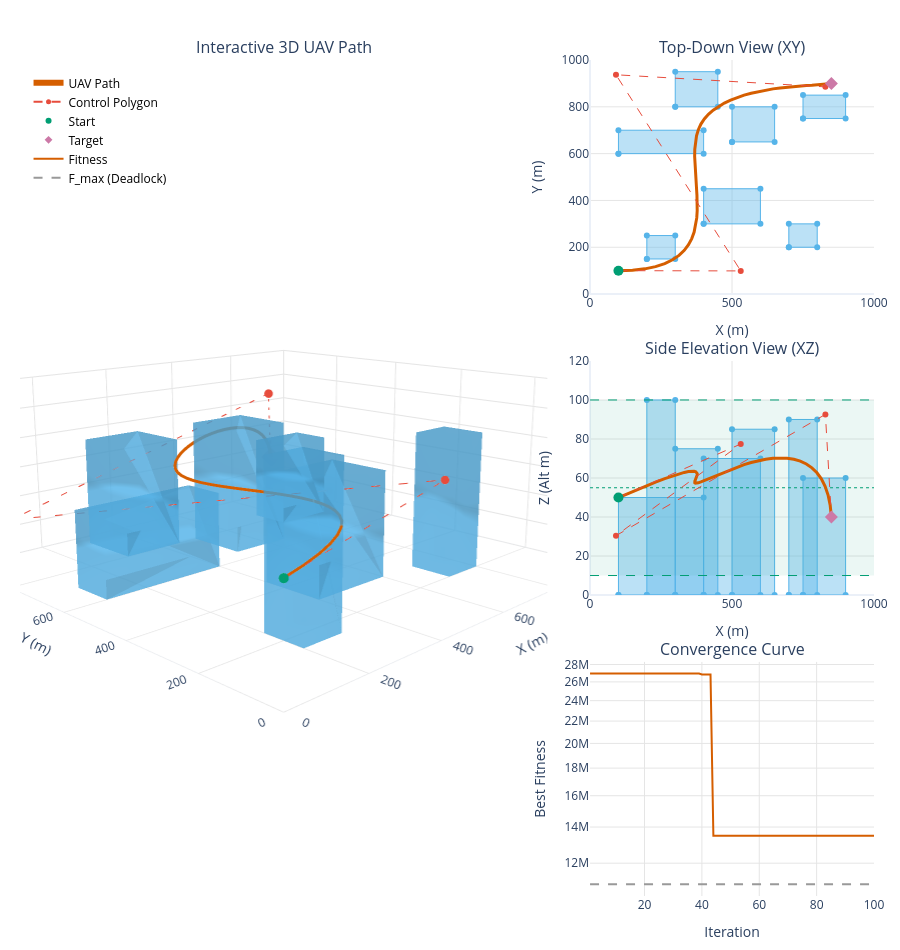
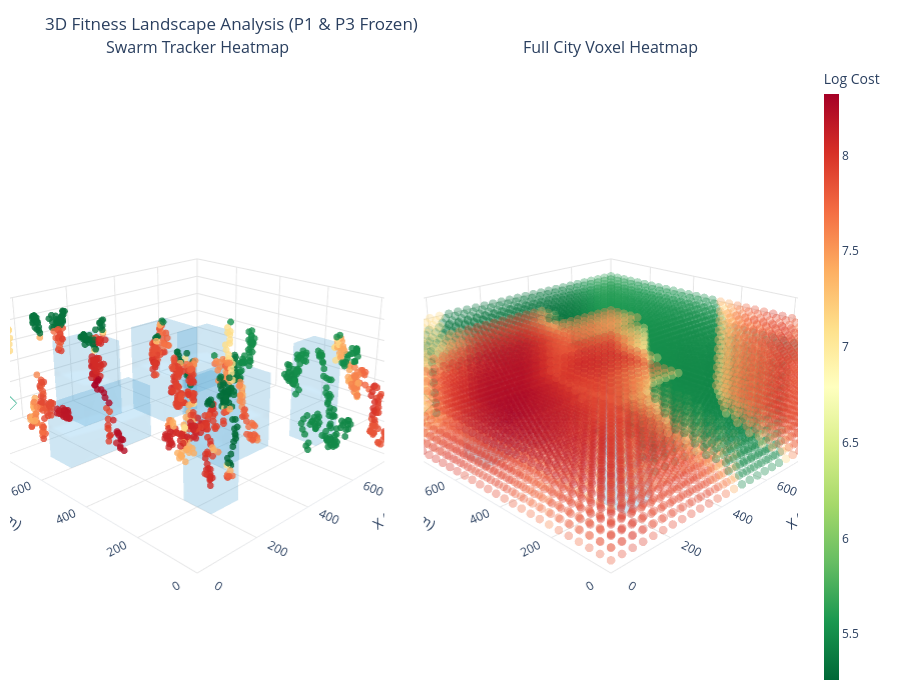
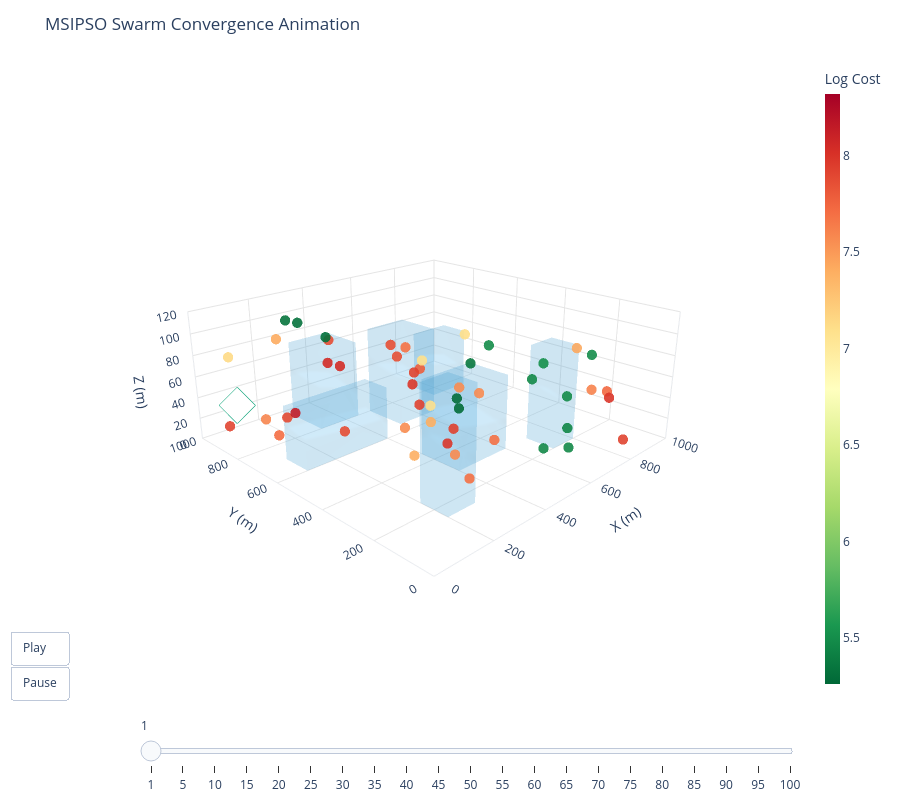

The notebook cell these images were saved under, in order:
### Code cell
# --- 5: Execution ---
if __name__ == "__main__":
    print("═" * 62)
    print("  MSIPSO – UAV PATH PLANNING  (Interactive Plotly)")
    print(f"  Particles={N_PARTICLES}   Iterations={T_MAX}")
    print(f"  F_thresh={F_THRESH:.2f}")
    print("═" * 62 + "\n")

    gbest_pos, gbest_fit, best_path, history, swarm_p2_history, swarm_iterations = run_msipso(seed=42, verbose=True)
    
    verify_all(gbest_pos)
    print_summary(gbest_pos, gbest_fit, best_path, history)
    
    plot_results_plotly(best_path, history, gbest_pos)
    plot_combined_heatmaps(swarm_p2_history, swarm_iterations, gbest_pos)
    animate_swarm_convergence(swarm_p2_history, swarm_iterations, gbest_pos)

### Figure 1 — Plotly figure (JSON) as saved in the notebook; plotly's stock layout.template omitted (floating-point values rounded to 4 significant figures)
{"data": [{"alphahull": 0, "color": "#56B4E9", "hoverinfo": "skip", "opacity": 0.6, "scene": "scene", "type": "mesh3d", "x": [200, 200, 300, 300, 200, 200, 300, 300], "y": [150, 250, 250, 150, 150, 250, 250, 150], "z": [0, 0, 0, 0, 100, 100, 100, 100]}, {"fill": "toself", "fillcolor": "rgba(86, 180, 233, 0.4)", "hoverinfo": "skip", "line": {"color": "#56B4E9", "width": 1}, "showlegend": false, "type": "scatter", "x": [200, 300, 300, 200, 200], "xaxis": "x", "y": [150, 150, 250, 250, 150], "yaxis": "y"}, {"fill": "toself", "fillcolor": "rgba(86, 180, 233, 0.4)", "hoverinfo": "skip", "line": {"color": "#56B4E9", "width": 1}, "showlegend": false, "type": "scatter", "x": [200, 300, 300, 200, 200], "xaxis": "x2", "y": [0, 0, 100, 100, 0], "yaxis": "y2"}, {"alphahull": 0, "color": "#56B4E9", "hoverinfo": "skip", "opacity": 0.6, "scene": "scene", "type": "mesh3d", "x": [400, 400, 600, 600, 400, 400, 600, 600], "y": [300, 450, 450, 300, 300, 450, 450, 300], "z": [0, 0, 0, 0, 70, 70, 70, 70]}, {"fill": "toself", "fillcolor": "rgba(86, 180, 233, 0.4)", "hoverinfo": "skip", "line": {"color": "#56B4E9", "width": 1}, "showlegend": false, "type": "scatter", "x": [400, 600, 600, 400, 400], "xaxis": "x", "y": [300, 300, 450, 450, 300], "yaxis": "y"}, {"fill": "toself", "fillcolor": "rgba(86, 180, 233, 0.4)", "hoverinfo": "skip", "line": {"color": "#56B4E9", "width": 1}, "showlegend": false, "type": "scatter", "x": [400, 600, 600, 400, 400], "xaxis": "x2", "y": [0, 0, 70, 70, 0], "yaxis": "y2"}, {"alphahull": 0, "color": "#56B4E9", "hoverinfo": "skip", "opacity": 0.6, "scene": "scene", "type": "mesh3d", "x": [700, 700, 800, 800, 700, 700, 800, 800], "y": [200, 300, 300, 200, 200, 300, 300, 200], "z": [0, 0, 0, 0, 90, 90, 90, 90]}, {"fill": "toself", "fillcolor": "rgba(86, 180, 233, 0.4)", "hoverinfo": "skip", "line": {"color": "#56B4E9", "width": 1}, "showlegend": false, "type": "scatter", "x": [700, 800, 800, 700, 700], "xaxis": "x", "y": [200, 200, 300, 300, 200], "yaxis": "y"}, {"fill": "toself", "fillcolor": "rgba(86, 180, 233, 0.4)", "hoverinfo": "skip", "line": {"color": "#56B4E9", "width": 1}, "showlegend": false, "type": "scatter", "x": [700, 800, 800, 700, 700], "xaxis": "x2", "y": [0, 0, 90, 90, 0], "yaxis": "y2"}, {"alphahull": 0, "color": "#56B4E9", "hoverinfo": "skip", "opacity": 0.6, "scene": "scene", "type": "mesh3d", "x": [100, 100, 400, 400, 100, 100, 400, 400], "y": [600, 700, 700, 600, 600, 700, 700, 600], "z": [0, 0, 0, 0, 50, 50, 50, 50]}, {"fill": "toself", "fillcolor": "rgba(86, 180, 233, 0.4)", "hoverinfo": "skip", "line": {"color": "#56B4E9", "width": 1}, "showlegend": false, "type": "scatter", "x": [100, 400, 400, 100, 100], "xaxis": "x", "y": [600, 600, 700, 700, 600], "yaxis": "y"}, {"fill": "toself", "fillcolor": "rgba(86, 180, 233, 0.4)", "hoverinfo": "skip", "line": {"color": "#56B4E9", "width": 1}, "showlegend": false, "type": "scatter", "x": [100, 400, 400, 100, 100], "xaxis": "x2", "y": [0, 0, 50, 50, 0], "yaxis": "y2"}, {"alphahull": 0, "color": "#56B4E9", "hoverinfo": "skip", "opacity": 0.6, "scene": "scene", "type": "mesh3d", "x": [500, 500, 650, 650, 500, 500, 650, 650], "y": [650, 800, 800, 650, 650, 800, 800, 650], "z": [0, 0, 0, 0, 85, 85, 85, 85]}, {"fill": "toself", "fillcolor": "rgba(86, 180, 233, 0.4)", "hoverinfo": "skip", "line": {"color": "#56B4E9", "width": 1}, "showlegend": false, "type": "scatter", "x": [500, 650, 650, 500, 500], "xaxis": "x", "y": [650, 650, 800, 800, 650], "yaxis": "y"}, {"fill": "toself", "fillcolor": "rgba(86, 180, 233, 0.4)", "hoverinfo": "skip", "line": {"color": "#56B4E9", "width": 1}, "showlegend": false, "type": "scatter", "x": [500, 650, 650, 500, 500], "xaxis": "x2", "y": [0, 0, 85, 85, 0], "yaxis": "y2"}, {"alphahull": 0, "color": "#56B4E9", "hoverinfo": "skip", "opacity": 0.6, "scene": "scene", "type": "mesh3d", "x": [750, 750, 900, 900, 750, 750, 900, 900], "y": [750, 850, 850, 750, 750, 850, 850, 750], "z": [0, 0, 0, 0, 60, 60, 60, 60]}, {"fill": "toself", "fillcolor": "rgba(86, 180, 233, 0.4)", "hoverinfo": "skip", "line": {"color": "#56B4E9", "width": 1}, "showlegend": false, "type": "scatter", "x": [750, 900, 900, 750, 750], "xaxis": "x", "y": [750, 750, 850, 850, 750], "yaxis": "y"}, {"fill": "toself", "fillcolor": "rgba(86, 180, 233, 0.4)", "hoverinfo": "skip", "line": {"color": "#56B4E9", "width": 1}, "showlegend": false, "type": "scatter", "x": [750, 900, 900, 750, 750], "xaxis": "x2", "y": [0, 0, 60, 60, 0], "yaxis": "y2"}, {"alphahull": 0, "color": "#56B4E9", "hoverinfo": "skip", "opacity": 0.6, "scene": "scene", "type": "mesh3d", "x": [300, 300, 450, 450, 300, 300, 450, 450], "y": [800, 950, 950, 800, 800, 950, 950, 800], "z": [0, 0, 0, 0, 75, 75, 75, 75]}, {"fill": "toself", "fillcolor": "rgba(86, 180, 233, 0.4)", "hoverinfo": "skip", "line": {"color": "#56B4E9", "width": 1}, "showlegend": false, "type": "scatter", "x": [300, 450, 450, 300, 300], "xaxis": "x", "y": [800, 800, 950, 950, 800], "yaxis": "y"}, {"fill": "toself", "fillcolor": "rgba(86, 180, 233, 0.4)", "hoverinfo": "skip", "line": {"color": "#56B4E9", "width": 1}, "showlegend": false, "type": "scatter", "x": [300, 450, 450, 300, 300], "xaxis": "x2", "y": [0, 0, 75, 75, 0], "yaxis": "y2"}, {"fill": "toself", "fillcolor": "rgba(0, 158, 115, 0.08)", "hoverinfo": "skip", "line": {"color": "rgba(255,255,255,0)", "width": 0}, "showlegend": false, "type": "scatter", "x": [0, 1000, 1000, 0, 0], "xaxis": "x2", "y": [10, 10, 100, 100, 10], "yaxis": "y2"}, {"hoverinfo": "skip", "line": {"color": "#009E73", "dash": "dash", "width": 1}, "mode": "lines", "showlegend": false, "type": "scatter", "x": [0, 1000], "xaxis": "x2", "y": [10, 10], "yaxis": "y2"}, {"hoverinfo": "skip", "line": {"color": "#009E73", "dash": "dash", "width": 1}, "mode": "lines", "showlegend": false, "type": "scatter", "x": [0, 1000], "xaxis": "x2", "y": [100, 100], "yaxis": "y2"}, {"hoverinfo": "skip", "line": {"color": "#009E73", "dash": "dot", "width": 1}, "mode": "lines", "showlegend": false, "type": "scatter", "x": [0, 1000], "xaxis": "x2", "y": [55, 55], "yaxis": "y2"}, {"line": {"color": "#D55E00", "width": 6}, "mode": "lines", "name": "UAV Path", "scene": "scene", "type": "scatter3d", "x": [100.0, 149.6, 193.0, 230.7, 263.1, 290.5, 313.3, 331.9, 346.8, 358.2, 366.6, 372.3, 375.8, 377.4, 377.5, 376.5, 374.8, 372.7, 370.7, 369.1, 368.4, 368.9, 370.9, 374.9, 381.3, 390.5, 402.4, 416.9, 433.6, 452.4, 473.0, 495.0, 518.3, 542.6, 567.5, 593.0, 618.6, 644.1, 669.4, 694.0, 717.8, 740.4, 761.7, 781.3, 799.1, 814.6, 827.8, 838.2, 845.7, 850.0], "y": [100.0, 101.9, 107.8, 117.3, 130.3, 146.4, 165.4, 187.0, 211.0, 237.1, 265.0, 294.5, 325.3, 357.2, 389.8, 423.0, 456.4, 489.9, 523.1, 555.8, 587.7, 618.5, 648.1, 676.1, 702.2, 726.3, 748.2, 768.0, 785.9, 801.9, 816.2, 828.9, 840.0, 849.8, 858.2, 865.4, 871.5, 876.6, 880.8, 884.3, 887.1, 889.4, 891.1, 892.6, 893.8, 894.9, 895.9, 897.0, 898.4, 900.0], "z": [50.0, 53.11, 55.74, 57.92, 59.7, 61.09, 62.13, 62.86, 63.29, 63.48, 63.44, 63.22, 62.83, 62.32, 61.72, 61.05, 60.36, 59.66, 59.0, 58.4, 57.91, 57.54, 57.33, 57.31, 57.52, 57.99, 58.7, 59.62, 60.7, 61.89, 63.15, 64.43, 65.7, 66.89, 67.98, 68.9, 69.63, 70.1, 70.29, 70.13, 69.59, 68.62, 67.18, 65.22, 62.69, 59.56, 55.76, 51.27, 46.03, 40.0]}, {"line": {"color": "#e74c3c", "dash": "dash", "width": 2}, "marker": {"color": "#e74c3c", "size": 5}, "mode": "lines+markers", "name": "Control Polygon", "scene": "scene", "type": "scatter3d", "x": [100.0, 530.7, 91.3, 828.8, 850.0], "y": [100.0, 98.99, 936.9, 885.2, 900.0], "z": [50.0, 77.41, 30.43, 92.6, 40.0]}, {"marker": {"color": "#009E73", "size": 6}, "mode": "markers", "name": "Start", "scene": "scene", "type": "scatter3d", "x": [100], "y": [100], "z": [50]}, {"marker": {"color": "#CC79A7", "size": 6, "symbol": "diamond"}, "mode": "markers", "name": "Target", "scene": "scene", "type": "scatter3d", "x": [850], "y": [900], "z": [40]}, {"line": {"color": "#D55E00", "width": 3}, "mode": "lines", "showlegend": false, "type": "scatter", "x": [100.0, 149.6, 193.0, 230.7, 263.1, 290.5, 313.3, 331.9, 346.8, 358.2, 366.6, 372.3, 375.8, 377.4, 377.5, 376.5, 374.8, 372.7, 370.7, 369.1, 368.4, 368.9, 370.9, 374.9, 381.3, 390.5, 402.4, 416.9, 433.6, 452.4, 473.0, 495.0, 518.3, 542.6, 567.5, 593.0, 618.6, 644.1, 669.4, 694.0, 717.8, 740.4, 761.7, 781.3, 799.1, 814.6, 827.8, 838.2, 845.7, 850.0], "xaxis": "x", "y": [100.0, 101.9, 107.8, 117.3, 130.3, 146.4, 165.4, 187.0, 211.0, 237.1, 265.0, 294.5, 325.3, 357.2, 389.8, 423.0, 456.4, 489.9, 523.1, 555.8, 587.7, 618.5, 648.1, 676.1, 702.2, 726.3, 748.2, 768.0, 785.9, 801.9, 816.2, 828.9, 840.0, 849.8, 858.2, 865.4, 871.5, 876.6, 880.8, 884.3, 887.1, 889.4, 891.1, 892.6, 893.8, 894.9, 895.9, 897.0, 898.4, 900.0], "yaxis": "y"}, {"line": {"color": "#e74c3c", "dash": "dash", "width": 1}, "marker": {"color": "#e74c3c", "size": 6}, "mode": "lines+markers", "showlegend": false, "type": "scatter", "x": [100.0, 530.7, 91.3, 828.8, 850.0], "xaxis": "x", "y": [100.0, 98.99, 936.9, 885.2, 900.0], "yaxis": "y"}, {"marker": {"color": "#009E73", "size": 10}, "mode": "markers", "showlegend": false, "type": "scatter", "x": [100], "xaxis": "x", "y": [100], "yaxis": "y"}, {"marker": {"color": "#CC79A7", "size": 10, "symbol": "diamond"}, "mode": "markers", "showlegend": false, "type": "scatter", "x": [850], "xaxis": "x", "y": [900], "yaxis": "y"}, {"line": {"color": "#D55E00", "width": 3}, "mode": "lines", "showlegend": false, "type": "scatter", "x": [100.0, 149.6, 193.0, 230.7, 263.1, 290.5, 313.3, 331.9, 346.8, 358.2, 366.6, 372.3, 375.8, 377.4, 377.5, 376.5, 374.8, 372.7, 370.7, 369.1, 368.4, 368.9, 370.9, 374.9, 381.3, 390.5, 402.4, 416.9, 433.6, 452.4, 473.0, 495.0, 518.3, 542.6, 567.5, 593.0, 618.6, 644.1, 669.4, 694.0, 717.8, 740.4, 761.7, 781.3, 799.1, 814.6, 827.8, 838.2, 845.7, 850.0], "xaxis": "x2", "y": [50.0, 53.11, 55.74, 57.92, 59.7, 61.09, 62.13, 62.86, 63.29, 63.48, 63.44, 63.22, 62.83, 62.32, 61.72, 61.05, 60.36, 59.66, 59.0, 58.4, 57.91, 57.54, 57.33, 57.31, 57.52, 57.99, 58.7, 59.62, 60.7, 61.89, 63.15, 64.43, 65.7, 66.89, 67.98, 68.9, 69.63, 70.1, 70.29, 70.13, 69.59, 68.62, 67.18, 65.22, 62.69, 59.56, 55.76, 51.27, 46.03, 40.0], "yaxis": "y2"}, {"line": {"color": "#e74c3c", "dash": "dash", "width": 1}, "marker": {"color": "#e74c3c", "size": 6}, "mode": "lines+markers", "showlegend": false, "type": "scatter", "x": [100.0, 530.7, 91.3, 828.8, 850.0], "xaxis": "x2", "y": [50.0, 77.41, 30.43, 92.6, 40.0], "yaxis": "y2"}, {"marker": {"color": "#009E73", "size": 10}, "mode": "markers", "showlegend": false, "type": "scatter", "x": [100], "xaxis": "x2", "y": [50], "yaxis": "y2"}, {"marker": {"color": "#CC79A7", "size": 10, "symbol": "diamond"}, "mode": "markers", "showlegend": false, "type": "scatter", "x": [850], "xaxis": "x2", "y": [40], "yaxis": "y2"}, {"line": {"color": "#D55E00", "width": 2}, "mode": "lines", "name": "Fitness", "type": "scatter", "x": [1, 2, 3, 4, 5, 6, 7, 8, 9, 10, 11, 12, 13, 14, 15, 16, 17, 18, 19, 20, 21, 22, 23, 24, 25, 26, 27, 28, 29, 30, 31, 32, 33, 34, 35, 36, 37, 38, 39, 40, 41, 42, 43, 44, 45, 46, 47, 48, 49, 50, 51, 52, 53, 54, 55, 56, 57, 58, 59, 60, 61, 62, 63, 64, 65, 66, 67, 68, 69, 70, 71, 72, 73, 74, 75, 76, 77, 78, 79, 80, 81, 82, 83, 84, 85, 86, 87, 88, 89, 90, 91, 92, 93, 94, 95, 96, 97, 98, 99, 100], "xaxis": "x3", "y": [26930000.0, 26930000.0, 26930000.0, 26930000.0, 26930000.0, 26930000.0, 26930000.0, 26930000.0, 26930000.0, 26930000.0, 26930000.0, 26930000.0, 26930000.0, 26930000.0, 26930000.0, 26930000.0, 26930000.0, 26930000.0, 26930000.0, 26930000.0, 26930000.0, 26930000.0, 26930000.0, 26930000.0, 26930000.0, 26930000.0, 26930000.0, 26930000.0, 26930000.0, 26930000.0, 26930000.0, 26930000.0, 26930000.0, 26930000.0, 26930000.0, 26930000.0, 26930000.0, 26930000.0, 26930000.0, 26830000.0, 26830000.0, 26830000.0, 26830000.0, 13490000.0, 13490000.0, 13490000.0, 13490000.0, 13490000.0, 13490000.0, 13490000.0, 13490000.0, 13490000.0, 13490000.0, 13490000.0, 13490000.0, 13490000.0, 13490000.0, 13490000.0, 13490000.0, 13490000.0, 13490000.0, 13490000.0, 13490000.0, 13490000.0, 13490000.0, 13490000.0, 13490000.0, 13490000.0, 13490000.0, 13490000.0, 13490000.0, 13490000.0, 13490000.0, 13490000.0, 13490000.0, 13490000.0, 13490000.0, 13490000.0, 13490000.0, 13490000.0, 13490000.0, 13490000.0, 13490000.0, 13490000.0, 13490000.0, 13490000.0, 13490000.0, 13490000.0, 13490000.0, 13490000.0, 13490000.0, 13490000.0, 13490000.0, 13490000.0, 13490000.0, 13490000.0, 13490000.0, 13490000.0, 13490000.0, 13490000.0], "yaxis": "y3"}, {"line": {"color": "#999999", "dash": "dash"}, "mode": "lines", "name": "F_max (Deadlock)", "type": "scatter", "x": [1, 100], "xaxis": "x3", "y": [10970000.0, 10970000.0], "yaxis": "y3"}], "layout": {"annotations": [{"font": {"size": 16}, "showarrow": false, "text": "Interactive 3D UAV Path", "x": 0.3087, "xanchor": "center", "xref": "paper", "y": 1, "yanchor": "bottom", "yref": "paper"}, {"font": {"size": 16}, "showarrow": false, "text": "Top-Down View (XY)", "x": 0.8337, "xanchor": "center", "xref": "paper", "y": 1, "yanchor": "bottom", "yref": "paper"}, {"font": {"size": 16}, "showarrow": false, "text": "Side Elevation View (XZ)", "x": 0.8337, "xanchor": "center", "xref": "paper", "y": 0.64, "yanchor": "bottom", "yref": "paper"}, {"font": {"size": 16}, "showarrow": false, "text": "Convergence Curve", "x": 0.8337, "xanchor": "center", "xref": "paper", "y": 0.28, "yanchor": "bottom", "yref": "paper"}], "height": 950, "legend": {"bgcolor": "rgba(255, 255, 255, 0.8)", "font": {"color": "black"}, "x": 0.01, "y": 0.99}, "margin": {"b": 20, "l": 20, "r": 20, "t": 60}, "paper_bgcolor": "#ffffff", "plot_bgcolor": "#ffffff", "scene": {"aspectmode": "manual", "aspectratio": {"x": 1, "y": 1, "z": 0.4}, "camera": {"eye": {"x": -1.5, "y": -1.5, "z": 0.5}}, "domain": {"x": [0, 0.6175], "y": [0, 1]}, "xaxis": {"backgroundcolor": "#ffffff", "gridcolor": "#e5e5e5", "range": [0, 1000], "title": {"text": "X (m)"}}, "yaxis": {"backgroundcolor": "#ffffff", "gridcolor": "#e5e5e5", "range": [0, 1000], "title": {"text": "Y (m)"}}, "zaxis": {"backgroundcolor": "#ffffff", "gridcolor": "#e5e5e5", "range": [0, 120], "title": {"text": "Z (m)"}}}, "xaxis": {"anchor": "y", "domain": [0.6675, 1], "gridcolor": "#e5e5e5", "range": [0, 1000], "title": {"text": "X (m)"}}, "xaxis2": {"anchor": "y2", "domain": [0.6675, 1], "gridcolor": "#e5e5e5", "range": [0, 1000], "title": {"text": "X (m)"}}, "xaxis3": {"anchor": "y3", "domain": [0.6675, 1], "gridcolor": "#e5e5e5", "title": {"text": "Iteration"}}, "yaxis": {"anchor": "x", "domain": [0.72, 1], "gridcolor": "#e5e5e5", "range": [0, 1000], "title": {"text": "Y (m)"}}, "yaxis2": {"anchor": "x2", "domain": [0.36, 0.64], "gridcolor": "#e5e5e5", "range": [0, 120], "title": {"text": "Z (Alt m)"}}, "yaxis3": {"anchor": "x3", "domain": [0, 0.28], "gridcolor": "#e5e5e5", "title": {"text": "Best Fitness"}, "type": "log"}}}

### Figure 2 — Plotly figure (JSON) as saved in the notebook; plotly's stock layout.template omitted (floating-point values rounded to 4 significant figures; data arrays with more than 128 entries replaced by an {"elided": "..."} marker saying what was removed)
{"data": [{"alphahull": 0, "color": "#56B4E9", "hoverinfo": "skip", "opacity": 0.15, "scene": "scene", "type": "mesh3d", "x": [200, 200, 300, 300, 200, 200, 300, 300], "y": [150, 250, 250, 150, 150, 250, 250, 150], "z": [0, 0, 0, 0, 100, 100, 100, 100]}, {"alphahull": 0, "color": "#56B4E9", "hoverinfo": "skip", "opacity": 0.15, "scene": "scene2", "type": "mesh3d", "x": [200, 200, 300, 300, 200, 200, 300, 300], "y": [150, 250, 250, 150, 150, 250, 250, 150], "z": [0, 0, 0, 0, 100, 100, 100, 100]}, {"alphahull": 0, "color": "#56B4E9", "hoverinfo": "skip", "opacity": 0.15, "scene": "scene", "type": "mesh3d", "x": [400, 400, 600, 600, 400, 400, 600, 600], "y": [300, 450, 450, 300, 300, 450, 450, 300], "z": [0, 0, 0, 0, 70, 70, 70, 70]}, {"alphahull": 0, "color": "#56B4E9", "hoverinfo": "skip", "opacity": 0.15, "scene": "scene2", "type": "mesh3d", "x": [400, 400, 600, 600, 400, 400, 600, 600], "y": [300, 450, 450, 300, 300, 450, 450, 300], "z": [0, 0, 0, 0, 70, 70, 70, 70]}, {"alphahull": 0, "color": "#56B4E9", "hoverinfo": "skip", "opacity": 0.15, "scene": "scene", "type": "mesh3d", "x": [700, 700, 800, 800, 700, 700, 800, 800], "y": [200, 300, 300, 200, 200, 300, 300, 200], "z": [0, 0, 0, 0, 90, 90, 90, 90]}, {"alphahull": 0, "color": "#56B4E9", "hoverinfo": "skip", "opacity": 0.15, "scene": "scene2", "type": "mesh3d", "x": [700, 700, 800, 800, 700, 700, 800, 800], "y": [200, 300, 300, 200, 200, 300, 300, 200], "z": [0, 0, 0, 0, 90, 90, 90, 90]}, {"alphahull": 0, "color": "#56B4E9", "hoverinfo": "skip", "opacity": 0.15, "scene": "scene", "type": "mesh3d", "x": [100, 100, 400, 400, 100, 100, 400, 400], "y": [600, 700, 700, 600, 600, 700, 700, 600], "z": [0, 0, 0, 0, 50, 50, 50, 50]}, {"alphahull": 0, "color": "#56B4E9", "hoverinfo": "skip", "opacity": 0.15, "scene": "scene2", "type": "mesh3d", "x": [100, 100, 400, 400, 100, 100, 400, 400], "y": [600, 700, 700, 600, 600, 700, 700, 600], "z": [0, 0, 0, 0, 50, 50, 50, 50]}, {"alphahull": 0, "color": "#56B4E9", "hoverinfo": "skip", "opacity": 0.15, "scene": "scene", "type": "mesh3d", "x": [500, 500, 650, 650, 500, 500, 650, 650], "y": [650, 800, 800, 650, 650, 800, 800, 650], "z": [0, 0, 0, 0, 85, 85, 85, 85]}, {"alphahull": 0, "color": "#56B4E9", "hoverinfo": "skip", "opacity": 0.15, "scene": "scene2", "type": "mesh3d", "x": [500, 500, 650, 650, 500, 500, 650, 650], "y": [650, 800, 800, 650, 650, 800, 800, 650], "z": [0, 0, 0, 0, 85, 85, 85, 85]}, {"alphahull": 0, "color": "#56B4E9", "hoverinfo": "skip", "opacity": 0.15, "scene": "scene", "type": "mesh3d", "x": [750, 750, 900, 900, 750, 750, 900, 900], "y": [750, 850, 850, 750, 750, 850, 850, 750], "z": [0, 0, 0, 0, 60, 60, 60, 60]}, {"alphahull": 0, "color": "#56B4E9", "hoverinfo": "skip", "opacity": 0.15, "scene": "scene2", "type": "mesh3d", "x": [750, 750, 900, 900, 750, 750, 900, 900], "y": [750, 850, 850, 750, 750, 850, 850, 750], "z": [0, 0, 0, 0, 60, 60, 60, 60]}, {"alphahull": 0, "color": "#56B4E9", "hoverinfo": "skip", "opacity": 0.15, "scene": "scene", "type": "mesh3d", "x": [300, 300, 450, 450, 300, 300, 450, 450], "y": [800, 950, 950, 800, 800, 950, 950, 800], "z": [0, 0, 0, 0, 75, 75, 75, 75]}, {"alphahull": 0, "color": "#56B4E9", "hoverinfo": "skip", "opacity": 0.15, "scene": "scene2", "type": "mesh3d", "x": [300, 300, 450, 450, 300, 300, 450, 450], "y": [800, 950, 950, 800, 800, 950, 950, 800], "z": [0, 0, 0, 0, 75, 75, 75, 75]}, {"hoverinfo": "text", "marker": {"cmax": 8.32, "cmin": 5.261, "color": {"elided": "1050 float values"}, "colorscale": [[0, "rgb(0,104,55)"], [0.1, "rgb(26,152,80)"], [0.2, "rgb(102,189,99)"], [0.3, "rgb(166,217,106)"], [0.4, "rgb(217,239,139)"], [0.5, "rgb(255,255,191)"], [0.6, "rgb(254,224,139)"], [0.7, "rgb(253,174,97)"], [0.8, "rgb(244,109,67)"], [0.9, "rgb(215,48,39)"], [1, "rgb(165,0,38)"]], "opacity": 0.8, "showscale": false, "size": 4}, "mode": "markers", "name": "P2 Evaluations", "scene": "scene", "text": {"elided": "1050 str values"}, "type": "scatter3d", "x": {"elided": "1050 float values"}, "y": {"elided": "1050 float values"}, "z": {"elided": "1050 float values"}}, {"marker": {"color": "#ffffff", "line": {"color": "#009E73", "width": 3}, "size": 10, "symbol": "diamond"}, "mode": "markers", "name": "Optimal P2", "scene": "scene", "type": "scatter3d", "x": [91.3], "y": [936.9], "z": [30.43]}, {"hoverinfo": "text", "marker": {"cmax": 8.32, "cmin": 5.261, "color": {"elided": "9000 float values"}, "colorbar": {"thickness": 15, "title": {"text": "Log Cost"}, "x": 1.02}, "colorscale": [[0, "rgb(0,104,55)"], [0.1, "rgb(26,152,80)"], [0.2, "rgb(102,189,99)"], [0.3, "rgb(166,217,106)"], [0.4, "rgb(217,239,139)"], [0.5, "rgb(255,255,191)"], [0.6, "rgb(254,224,139)"], [0.7, "rgb(253,174,97)"], [0.8, "rgb(244,109,67)"], [0.9, "rgb(215,48,39)"], [1, "rgb(165,0,38)"]], "opacity": 0.35, "showscale": true, "size": 5}, "mode": "markers", "name": "City Evaluation", "scene": "scene2", "text": {"elided": "9000 str values"}, "type": "scatter3d", "x": {"elided": "9000 float values"}, "y": {"elided": "9000 float values"}, "z": {"elided": "9000 float values"}}, {"marker": {"color": "#ffffff", "line": {"color": "#009E73", "width": 3}, "size": 12, "symbol": "diamond"}, "mode": "markers", "name": "Optimal P2", "scene": "scene2", "type": "scatter3d", "x": [91.3], "y": [936.9], "z": [30.43]}], "layout": {"annotations": [{"font": {"size": 16}, "showarrow": false, "text": "Swarm Tracker Heatmap", "x": 0.2375, "xanchor": "center", "xref": "paper", "y": 1, "yanchor": "bottom", "yref": "paper"}, {"font": {"size": 16}, "showarrow": false, "text": "Full City Voxel Heatmap", "x": 0.7625, "xanchor": "center", "xref": "paper", "y": 1, "yanchor": "bottom", "yref": "paper"}], "height": 700, "margin": {"b": 10, "l": 10, "r": 10, "t": 60}, "paper_bgcolor": "#ffffff", "plot_bgcolor": "#ffffff", "scene": {"aspectmode": "manual", "aspectratio": {"x": 1, "y": 1, "z": 0.4}, "camera": {"eye": {"x": -1.5, "y": -1.5, "z": 0.8}}, "domain": {"x": [0, 0.475], "y": [0, 1]}, "xaxis": {"backgroundcolor": "#ffffff", "gridcolor": "#e5e5e5", "range": [0, 1000], "title": {"text": "X (m)"}}, "yaxis": {"backgroundcolor": "#ffffff", "gridcolor": "#e5e5e5", "range": [0, 1000], "title": {"text": "Y (m)"}}, "zaxis": {"backgroundcolor": "#ffffff", "gridcolor": "#e5e5e5", "range": [0, 120], "title": {"text": "Z (m)"}}}, "scene2": {"aspectmode": "manual", "aspectratio": {"x": 1, "y": 1, "z": 0.4}, "camera": {"eye": {"x": -1.5, "y": -1.5, "z": 0.8}}, "domain": {"x": [0.525, 1], "y": [0, 1]}, "xaxis": {"backgroundcolor": "#ffffff", "gridcolor": "#e5e5e5", "range": [0, 1000], "title": {"text": "X (m)"}}, "yaxis": {"backgroundcolor": "#ffffff", "gridcolor": "#e5e5e5", "range": [0, 1000], "title": {"text": "Y (m)"}}, "zaxis": {"backgroundcolor": "#ffffff", "gridcolor": "#e5e5e5", "range": [0, 120], "title": {"text": "Z (m)"}}}, "showlegend": false, "title": {"text": "3D Fitness Landscape Analysis (P1 & P3 Frozen)"}}}

### Figure 3 — Plotly figure (JSON) as saved in the notebook; plotly's stock layout.template omitted (floating-point values rounded to 4 significant figures)
{"data": [{"alphahull": 0, "color": "#56B4E9", "hoverinfo": "skip", "opacity": 0.15, "type": "mesh3d", "x": [200, 200, 300, 300, 200, 200, 300, 300], "y": [150, 250, 250, 150, 150, 250, 250, 150], "z": [0, 0, 0, 0, 100, 100, 100, 100]}, {"alphahull": 0, "color": "#56B4E9", "hoverinfo": "skip", "opacity": 0.15, "type": "mesh3d", "x": [400, 400, 600, 600, 400, 400, 600, 600], "y": [300, 450, 450, 300, 300, 450, 450, 300], "z": [0, 0, 0, 0, 70, 70, 70, 70]}, {"alphahull": 0, "color": "#56B4E9", "hoverinfo": "skip", "opacity": 0.15, "type": "mesh3d", "x": [700, 700, 800, 800, 700, 700, 800, 800], "y": [200, 300, 300, 200, 200, 300, 300, 200], "z": [0, 0, 0, 0, 90, 90, 90, 90]}, {"alphahull": 0, "color": "#56B4E9", "hoverinfo": "skip", "opacity": 0.15, "type": "mesh3d", "x": [100, 100, 400, 400, 100, 100, 400, 400], "y": [600, 700, 700, 600, 600, 700, 700, 600], "z": [0, 0, 0, 0, 50, 50, 50, 50]}, {"alphahull": 0, "color": "#56B4E9", "hoverinfo": "skip", "opacity": 0.15, "type": "mesh3d", "x": [500, 500, 650, 650, 500, 500, 650, 650], "y": [650, 800, 800, 650, 650, 800, 800, 650], "z": [0, 0, 0, 0, 85, 85, 85, 85]}, {"alphahull": 0, "color": "#56B4E9", "hoverinfo": "skip", "opacity": 0.15, "type": "mesh3d", "x": [750, 750, 900, 900, 750, 750, 900, 900], "y": [750, 850, 850, 750, 750, 850, 850, 750], "z": [0, 0, 0, 0, 60, 60, 60, 60]}, {"alphahull": 0, "color": "#56B4E9", "hoverinfo": "skip", "opacity": 0.15, "type": "mesh3d", "x": [300, 300, 450, 450, 300, 300, 450, 450], "y": [800, 950, 950, 800, 800, 950, 950, 800], "z": [0, 0, 0, 0, 75, 75, 75, 75]}, {"hoverinfo": "text", "marker": {"cmax": 8.32, "cmin": 5.261, "color": [5.5, 7.856, 5.325, 7.858, 5.499, 5.454, 5.468, 7.693, 7.089, 7.398, 5.295, 7.414, 7.563, 7.923, 5.508, 7.732, 7.927, 8.042, 7.869, 7.694, 8.045, 7.59, 5.468, 7.563, 5.285, 5.468, 7.915, 7.566, 7.777, 7.984, 7.923, 7.388, 7.906, 7.603, 7.868, 5.335, 7.981, 7.709, 7.681, 7.086, 7.881, 7.986, 7.103, 5.484, 5.367, 7.135, 7.424, 8.142, 7.566, 5.318], "colorbar": {"thickness": 15, "title": {"text": "Log Cost"}, "x": 1.02}, "colorscale": [[0, "rgb(0,104,55)"], [0.1, "rgb(26,152,80)"], [0.2, "rgb(102,189,99)"], [0.3, "rgb(166,217,106)"], [0.4, "rgb(217,239,139)"], [0.5, "rgb(255,255,191)"], [0.6, "rgb(254,224,139)"], [0.7, "rgb(253,174,97)"], [0.8, "rgb(244,109,67)"], [0.9, "rgb(215,48,39)"], [1, "rgb(165,0,38)"]], "opacity": 0.9, "showscale": true, "size": 6}, "mode": "markers", "name": "Swarm", "text": ["Iter: 1<br>Cost: 315,927", "Iter: 1<br>Cost: 71,785,352", "Iter: 1<br>Cost: 211,118", "Iter: 1<br>Cost: 72,038,103", "Iter: 1<br>Cost: 315,583", "Iter: 1<br>Cost: 284,527", "Iter: 1<br>Cost: 293,663", "Iter: 1<br>Cost: 49,345,646", "Iter: 1<br>Cost: 12,282,531", "Iter: 1<br>Cost: 25,010,663", "Iter: 1<br>Cost: 197,274", "Iter: 1<br>Cost: 25,943,279", "Iter: 1<br>Cost: 36,581,847", "Iter: 1<br>Cost: 83,757,403", "Iter: 1<br>Cost: 322,038", "Iter: 1<br>Cost: 54,006,890", "Iter: 1<br>Cost: 84,569,174", "Iter: 1<br>Cost: 110,216,224", "Iter: 1<br>Cost: 74,021,972", "Iter: 1<br>Cost: 49,411,075", "Iter: 1<br>Cost: 110,844,340", "Iter: 1<br>Cost: 38,874,432", "Iter: 1<br>Cost: 293,695", "Iter: 1<br>Cost: 36,551,246", "Iter: 1<br>Cost: 192,758", "Iter: 1<br>Cost: 293,565", "Iter: 1<br>Cost: 82,183,056", "Iter: 1<br>Cost: 36,825,312", "Iter: 1<br>Cost: 59,889,340", "Iter: 1<br>Cost: 96,375,932", "Iter: 1<br>Cost: 83,751,155", "Iter: 1<br>Cost: 24,448,557", "Iter: 1<br>Cost: 80,456,301", "Iter: 1<br>Cost: 40,062,423", "Iter: 1<br>Cost: 73,851,591", "Iter: 1<br>Cost: 216,274", "Iter: 1<br>Cost: 95,760,069", "Iter: 1<br>Cost: 51,126,252", "Iter: 1<br>Cost: 47,995,466", "Iter: 1<br>Cost: 12,201,061", "Iter: 1<br>Cost: 76,070,375", "Iter: 1<br>Cost: 96,812,459", "Iter: 1<br>Cost: 12,686,087", "Iter: 1<br>Cost: 305,010", "Iter: 1<br>Cost: 232,587", "Iter: 1<br>Cost: 13,640,075", "Iter: 1<br>Cost: 26,520,023", "Iter: 1<br>Cost: 138,824,574", "Iter: 1<br>Cost: 36,845,926", "Iter: 1<br>Cost: 207,766"], "type": "scatter3d", "x": [697.5, 640.3, 351.4, 746.6, 673.4, 679.1, 568.6, 555.2, 280.4, 25.82, 383.6, 269.2, 201.5, 580.6, 588.5, 783.3, 518.2, 277.6, 366.7, 161.4, 312.9, 124.6, 973.3, 697.4, 394.1, 632.6, 785.4, 600.9, 749.9, 924.1, 588.9, 240.4, 52.92, 778.4, 140.5, 295.3, 532.9, 97.72, 797.2, 469.4, 83.7, 365.1, 937.0, 637.4, 443.3, 110.4, 781.0, 239.7, 198.6, 266.4], "y": [90.07, 818.4, 969.7, 968.7, 439.3, 141.2, 139.9, 307.0, 293.9, 86.29, 297.7, 972.3, 306.2, 647.6, 170.0, 86.08, 435.7, 662.1, 830.7, 46.5, 767.7, 833.3, 498.1, 581.8, 299.5, 101.5, 21.85, 409.9, 820.6, 162.3, 680.7, 252.3, 921.5, 134.1, 475.6, 952.7, 629.0, 726.4, 945.0, 519.5, 657.2, 313.7, 780.9, 120.5, 304.5, 995.1, 196.0, 848.8, 127.7, 708.9], "z": [96.44, 45.59, 90.0, 40.18, 81.84, 27.72, 20.04, 12.29, 70.46, 76.43, 67.28, 78.9, 58.1, 13.2, 91.3, 57.45, 14.21, 75.05, 81.08, 48.76, 67.36, 23.03, 19.92, 26.91, 57.44, 18.16, 18.28, 43.75, 23.94, 32.73, 43.19, 64.31, 14.67, 55.31, 44.6, 96.93, 39.87, 20.5, 35.44, 76.48, 44.94, 27.51, 51.95, 62.46, 92.1, 70.87, 88.81, 17.21, 54.56, 98.89]}, {"marker": {"color": "#ffffff", "line": {"color": "#009E73", "width": 3}, "size": 12, "symbol": "diamond"}, "mode": "markers", "name": "Optimal P2", "type": "scatter3d", "x": [91.3], "y": [936.9], "z": [30.43]}], "layout": {"height": 800, "margin": {"b": 10, "l": 10, "r": 10, "t": 60}, "scene": {"aspectmode": "manual", "aspectratio": {"x": 1, "y": 1, "z": 0.4}, "camera": {"eye": {"x": -1.5, "y": -1.5, "z": 0.8}}, "xaxis": {"backgroundcolor": "#ffffff", "gridcolor": "#e5e5e5", "range": [0, 1000], "title": {"text": "X (m)"}}, "yaxis": {"backgroundcolor": "#ffffff", "gridcolor": "#e5e5e5", "range": [0, 1000], "title": {"text": "Y (m)"}}, "zaxis": {"backgroundcolor": "#ffffff", "gridcolor": "#e5e5e5", "range": [0, 120], "title": {"text": "Z (m)"}}}, "showlegend": false, "sliders": [{"active": 0, "len": 0.9, "steps": [{"args": [["1"], {"frame": {"duration": 200, "redraw": true}, "mode": "immediate", "transition": {"duration": 0}}], "label": "1", "method": "animate"}, {"args": [["5"], {"frame": {"duration": 200, "redraw": true}, "mode": "immediate", "transition": {"duration": 0}}], "label": "5", "method": "animate"}, {"args": [["10"], {"frame": {"duration": 200, "redraw": true}, "mode": "immediate", "transition": {"duration": 0}}], "label": "10", "method": "animate"}, {"args": [["15"], {"frame": {"duration": 200, "redraw": true}, "mode": "immediate", "transition": {"duration": 0}}], "label": "15", "method": "animate"}, {"args": [["20"], {"frame": {"duration": 200, "redraw": true}, "mode": "immediate", "transition": {"duration": 0}}], "label": "20", "method": "animate"}, {"args": [["25"], {"frame": {"duration": 200, "redraw": true}, "mode": "immediate", "transition": {"duration": 0}}], "label": "25", "method": "animate"}, {"args": [["30"], {"frame": {"duration": 200, "redraw": true}, "mode": "immediate", "transition": {"duration": 0}}], "label": "30", "method": "animate"}, {"args": [["35"], {"frame": {"duration": 200, "redraw": true}, "mode": "immediate", "transition": {"duration": 0}}], "label": "35", "method": "animate"}, {"args": [["40"], {"frame": {"duration": 200, "redraw": true}, "mode": "immediate", "transition": {"duration": 0}}], "label": "40", "method": "animate"}, {"args": [["45"], {"frame": {"duration": 200, "redraw": true}, "mode": "immediate", "transition": {"duration": 0}}], "label": "45", "method": "animate"}, {"args": [["50"], {"frame": {"duration": 200, "redraw": true}, "mode": "immediate", "transition": {"duration": 0}}], "label": "50", "method": "animate"}, {"args": [["55"], {"frame": {"duration": 200, "redraw": true}, "mode": "immediate", "transition": {"duration": 0}}], "label": "55", "method": "animate"}, {"args": [["60"], {"frame": {"duration": 200, "redraw": true}, "mode": "immediate", "transition": {"duration": 0}}], "label": "60", "method": "animate"}, {"args": [["65"], {"frame": {"duration": 200, "redraw": true}, "mode": "immediate", "transition": {"duration": 0}}], "label": "65", "method": "animate"}, {"args": [["70"], {"frame": {"duration": 200, "redraw": true}, "mode": "immediate", "transition": {"duration": 0}}], "label": "70", "method": "animate"}, {"args": [["75"], {"frame": {"duration": 200, "redraw": true}, "mode": "immediate", "transition": {"duration": 0}}], "label": "75", "method": "animate"}, {"args": [["80"], {"frame": {"duration": 200, "redraw": true}, "mode": "immediate", "transition": {"duration": 0}}], "label": "80", "method": "animate"}, {"args": [["85"], {"frame": {"duration": 200, "redraw": true}, "mode": "immediate", "transition": {"duration": 0}}], "label": "85", "method": "animate"}, {"args": [["90"], {"frame": {"duration": 200, "redraw": true}, "mode": "immediate", "transition": {"duration": 0}}], "label": "90", "method": "animate"}, {"args": [["95"], {"frame": {"duration": 200, "redraw": true}, "mode": "immediate", "transition": {"duration": 0}}], "label": "95", "method": "animate"}, {"args": [["100"], {"frame": {"duration": 200, "redraw": true}, "mode": "immediate", "transition": {"duration": 0}}], "label": "100", "method": "animate"}], "x": 0.1, "xanchor": "left", "y": 0, "yanchor": "top"}], "title": {"text": "MSIPSO Swarm Convergence Animation"}, "updatemenus": [{"buttons": [{"args": [null, {"frame": {"duration": 200, "redraw": true}, "fromcurrent": true, "mode": "immediate", "transition": {"duration": 0}}], "label": "Play", "method": "animate"}, {"args": [[null], {"frame": {"duration": 0, "redraw": false}, "mode": "immediate"}], "label": "Pause", "method": "animate"}], "showactive": false, "type": "buttons", "x": 0, "xanchor": "right", "y": 0.1, "yanchor": "top"}]}}
